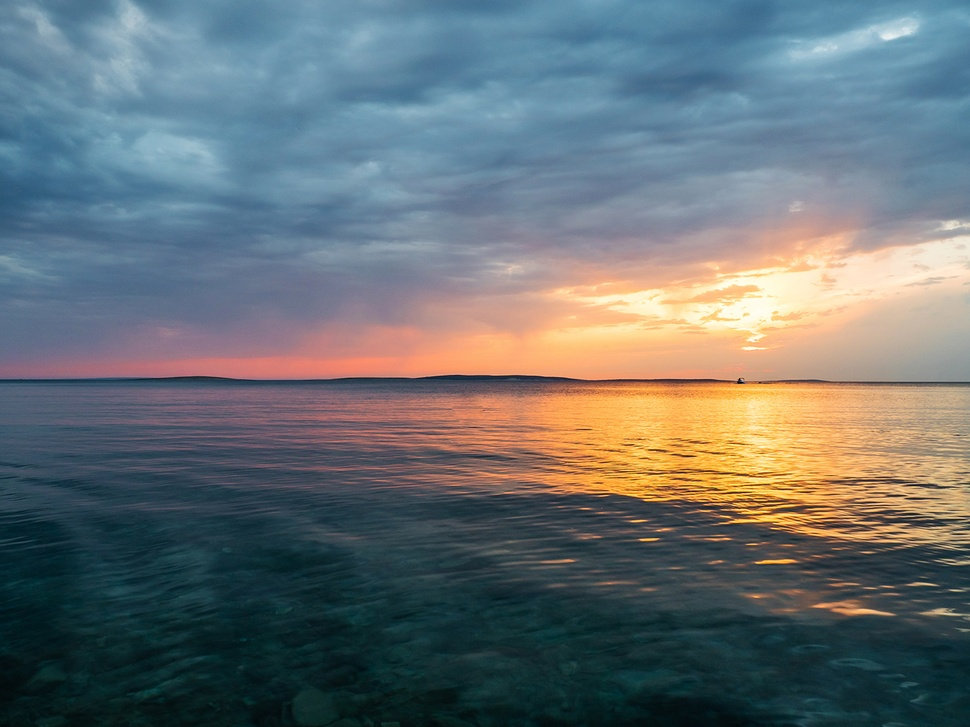
#> input picture lab-8/Pic.jpg, 970 x 727 px, shrunk from 1400 x 1050 before the run, found by its file name
$ python image.py
#> lines starting #> are read from the running program, lines starting #| are printed output that depends on the picture
import cv2
import numpy as np

input_file = "C:/Users/Hrushi'/Documents/Computational lab/lab-8/Pic.jpg"

image_data = cv2.imread(input_file)
#> image_data is the input picture: shape (727, 970, 3); mean B, G, R 115, 112.6, 104.3
blue, green, red = cv2.split(image_data)
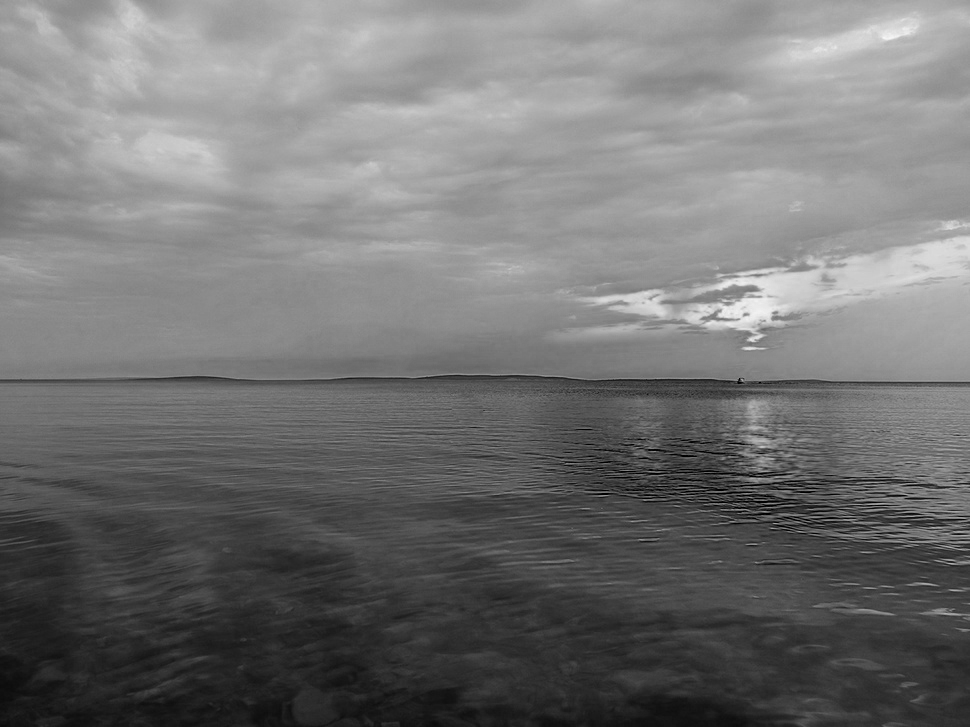
#> blue: shape (727, 970); min 0, max 246, mean 115
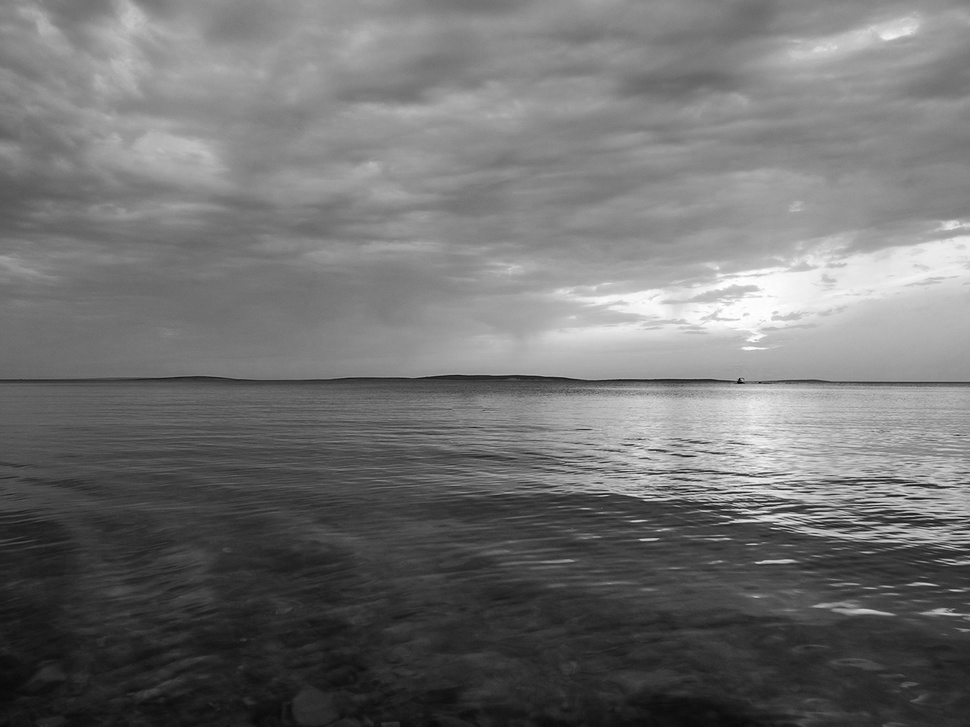
#> green: shape (727, 970); min 0, max 255, mean 112.6
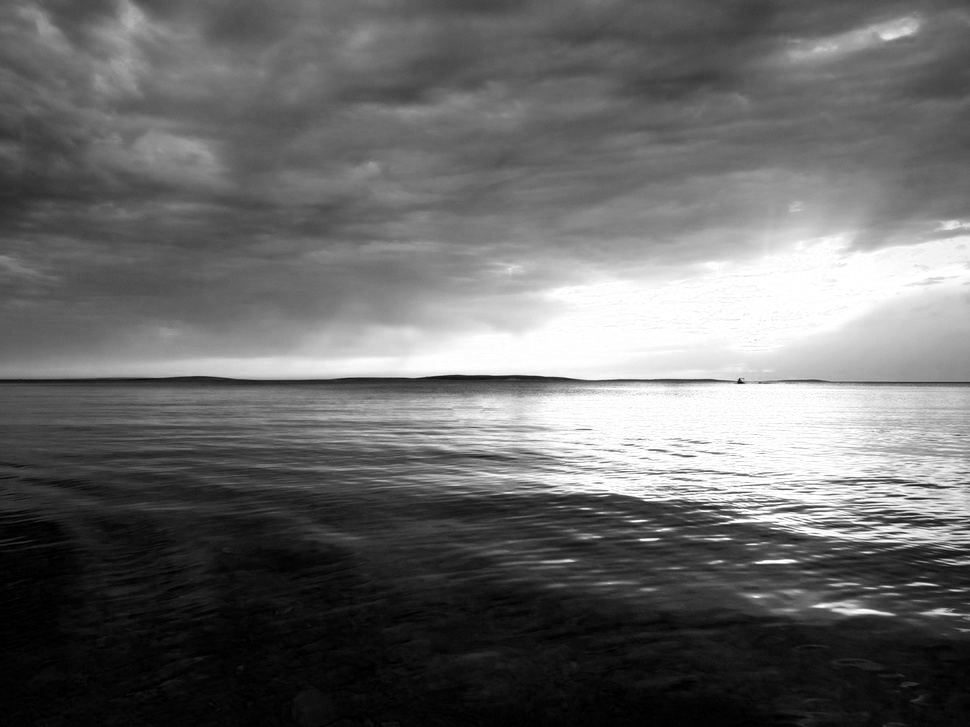
#> red: shape (727, 970); min 0, max 255, mean 104.3

red_file = 'R.csv'
green_file = 'G.csv'
blue_file = 'B.csv'

np.savetxt(red_file, red, delimiter=',')
np.savetxt(green_file, green, delimiter=',')
np.savetxt(blue_file, blue, delimiter=',')
